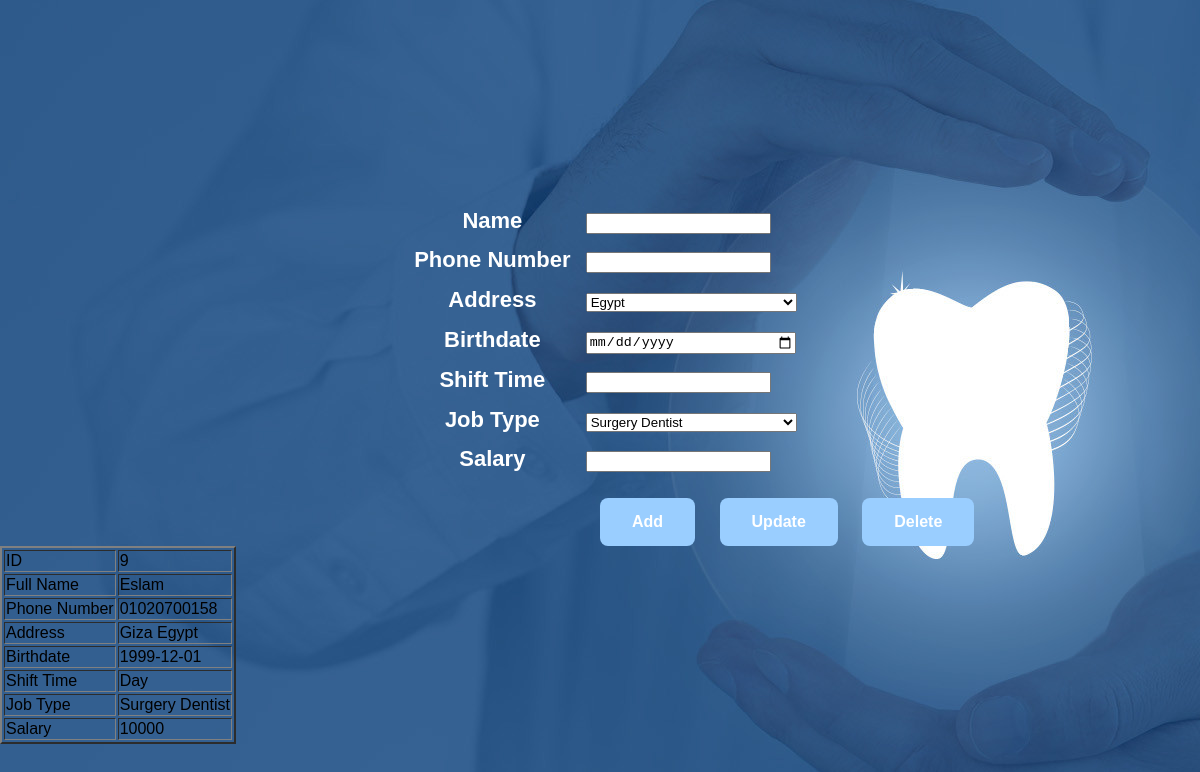
Page /C_Doctor.php?DocID=9 on the committed database.
### tables this page shows
CREATE TABLE IF NOT EXISTS `doctors` (
  `DocID` int(10) NOT NULL AUTO_INCREMENT,
  `Docname` varchar(30) NOT NULL,
  `Docphone` varchar(15) NOT NULL,
  `DocaddressID` int(5) NOT NULL,
  `Docbirthdate` date NOT NULL,
  `Docshifttime` varchar(20) NOT NULL,
  `DocjobtypeID` int(10) NOT NULL,
  `Docsalary` int(10) NOT NULL,
  PRIMARY KEY (`DocID`),
  KEY `doctors_ibfk_2` (`DocaddressID`),
  KEY `doctors_ibfk_1` (`DocjobtypeID`)
);

CREATE TABLE IF NOT EXISTS `jobtype` (
  `JobtypeID` int(10) NOT NULL AUTO_INCREMENT,
  `jobtypename` varchar(20) NOT NULL,
  PRIMARY KEY (`JobtypeID`)
);

### Connection.php (called while the page is built, shortened)
<?php
    class Database{
        public static function GetConnection()
        {
            $Temp = mysqli_connect("localhost", "root", "", "dramanydentalclinic");
            return $Temp;
        }
    }
?>

### M_Doctor.php (called while the page is built, shortened)
<?php
    require_once 'Connection.php';
    require_once 'M_Address.php';
    require_once 'M_JobType.php';
    class Doctor extends Employee
    {
        function __construct($ID)
        {
            if($ID != "")
            {
                $sql = "SELECT * FROM `doctors` WHERE DocID = $ID";
                $connection = Database::GetConnection();
                $DoctorDataset = mysqli_query($connection, $sql) or die(mysqli_error($connection));
                if($row = mysqli_fetch_array($DoctorDataset))
                {
                    $this->ID = $row['DocID'];
                    $this->Name = $row['Docname'];
                    $this->PhoneNumber = $row['Docphone'];
                    $Temp = new Address($row['DocaddressID']);
                    $this->Address = $Temp->Address;
                    $this->Birthdate = $row['Docbirthdate'];
                    $this->ShiftTime = $row['Docshifttime'];
                    $Temp2 = new JobType($row['DocjobtypeID']);
                    $this->JobType = $Temp2->JobTypeName;
                    $this->Salary = $row["Docsalary"];
                }
            }
        }
    }
?>

### M_Address.php (called while the page is built, shortened)
<?php
    require_once 'Connection.php';
    class Address
    {
        function __construct($ID)
        {
            if($ID != "")
            {
                $sql = "SELECT * FROM `address` WHERE $ID = AddressID";
                $connection = Database::GetConnection();
                $AddressDataset = mysqli_query($connection, $sql) or die(mysqli_error());
                if($row = mysqli_fetch_array($AddressDataset))
                {
                    $Temp = "";
                    $this->Address = Address::FillAddress($ID, $Temp);
                }
            }
        }
        public static function FillAddress($ID, &$Temp)
        {
            $connection = Database::GetConnection();
            $sql = "SELECT * FROM `address` WHERE $ID = AddressID";
            $AddressDataset = mysqli_query($connection, $sql) or die(mysqli_error());
            if ($row = mysqli_fetch_array($AddressDataset)) {
                $Temp .= $row['Address']." ";
                if ($row['ParentID'] == 0) {
                    return $Temp;
                }
                else {
                    return Address::FillAddress($row['ParentID'], $Temp);
                }
            }
        }
    }
?>

### M_JobType.php (called while the page is built, shortened)
<?php
    require_once 'Connection.php';
    class JobType
    {
        function __construct($ID)
        {
            if($ID != "")
            {
                $sql = "SELECT * FROM `jobtype` WHERE JobtypeID = $ID";
                $connection = Database::GetConnection();
                $JobTypeDataset = mysqli_query($connection, $sql) or die(mysqli_error($connection));
                if($row = mysqli_fetch_array($JobTypeDataset))
                {
                    $this->JobTypeName = $row['jobtypename'];
                }
            }
        }
    }
?>

### C_Doctor.php (the view, shortened to what this page needs)
<!DOCTYPE html>
    <head>
    <link rel="stylesheet" type="text/css" href="styleDoctor.css">
    </head>
    <body>
        <form action="" method="POST">
             <table class = "DoctorTable">
                    <tr><th>Name</th><td><input type="text" name="name"></td></tr>
                    <tr><th>Phone Number</th><td><input type="number" name="number"></td></tr>
                    <tr><th>Address</th><td>
                        <select name="address" style="width:100%">
                        <?php
                            require_once 'Connection.php';
                            $sql = "SELECT * FROM `address`";
                            $result = mysqli_query(Database::GetConnection(), $sql);
                            while ($row = mysqli_fetch_array($result, MYSQLI_ASSOC)) {
                                echo "<option value='".$row['AddressID']."'>".$row['Address']."</option>";
                            }
                        ?>
                        </select>
                    </td></tr>
                    <tr><th>Birthdate</th><td><input type="date" name="birthdate" style="width:97%"></td></tr>
                    <tr><th>Shift Time</th><td><input type="text" name="shifttime"></td></tr>
                    <tr><th>Job Type</th><td>
                        <select name="jobtype" style="width:100%">
                        <?php
                            require_once 'Connection.php';
                            $sql = "SELECT * FROM `jobtype`";
                            $result = mysqli_query(Database::GetConnection(), $sql);
                            while ($row = mysqli_fetch_array($result, MYSQLI_ASSOC)) {
                                echo "<option value='".$row['JobtypeID']."'>".$row['jobtypename']."</option>";
                            }
                        ?>
                        </select>
                    </td></tr>
                    <tr><th>Salary</th><td><input type="number" name="salary"></td></tr>
            </table>
            <br>
            <button type="submit" name="AddButton" value="Add" id="AddButton">Add</button>
            <button type="submit" name="UpdateButton" value="Update" id="UpdateButton">Update</button>
            <button type="submit" name="DeleteButton" value="Delete" id="DeleteButton">Delete</button>
        </form>
    </body>
</html>
<?php
    require_once 'Connection.php';
    require_once 'M_Doctor.php';
    require_once 'V_Doctor.php';
    if (isset($_REQUEST['DocID'])) {
        $DoctorObject = new Doctor($_REQUEST['DocID']);
        $View = new DoctorView();
        $View->ShowDoctorDetails($DoctorObject);
    }
?>

### V_Doctor.php (shortened to what this page needs)
<?php
    require_once 'M_Doctor.php';
    require_once 'Connection.php';
    class DoctorView
    {
        public function ShowDoctorDetails($DoctorObject)
        {
            echo "<table border=2><tr><td>ID</td><td>".$DoctorObject->ID."</td></tr>";
            echo "<tr><td>Full Name</td><td>".$DoctorObject->Name."</td></tr>";
            echo "<tr><td>Phone Number</td><td>".$DoctorObject->PhoneNumber."</td></tr>";
            echo "<tr><td>Address</td><td>".$DoctorObject->Address."</td></tr>";
            echo "<tr><td>Birthdate</td><td>".$DoctorObject->Birthdate."</td></tr>";
            echo "<tr><td>Shift Time</td><td>".$DoctorObject->ShiftTime."</td></tr>";
            echo "<tr><td>Job Type</td><td>".$DoctorObject->JobType."</td></tr>";
            echo "<tr><td>Salary</td><td>".$DoctorObject->Salary."</td></tr>";
            echo "</table>";
        }
    }
?>

### styleDoctor.css (style rules this page uses)
body { margin: 0; padding: 0; margin-top: 200px; background: url(image.jpg); background-size: Absolute; background-position: center; background-repeat: no-repeat; font-family: sans-serif; }
table.DoctorTable { font-weight: bold; font-size: 22px; color: white; margin-left: auto; margin-right: auto; margin-top: 15%; width: 400px; height: 280px; }
#AddButton { margin-left: 600px; background-color: #9aceff; border: none; color: white; padding: 15px 32px; text-align: center; text-decoration: none; font-weight: bold; display: inline-block; font-size: 16px; border-radius: 8px; cursor: pointer; }
#UpdateButton { margin-left: 20px; background-color: #9aceff; border: none; color: white; padding: 15px 32px; text-align: center; text-decoration: none; font-weight: bold; display: inline-block; font-size: 16px; border-radius: 8px; cursor: pointer; }
#DeleteButton { margin-left: 20px; background-color: #9aceff; border: none; color: white; padding: 15px 32px; text-align: center; text-decoration: none; font-weight: bold; display: inline-block; font-size: 16px; border-radius: 8px; cursor: pointer; }

### rows in the picture
doctors: DocID "9", Docname "Eslam", Docphone "01020700158", Docbirthdate "1999-12-01", Docshifttime "Day", Docsalary "10000"
jobtype: jobtypename "Surgery Dentist"

### other values in the picture
$DoctorObject->Address "Giza Egypt"
form field address "Egypt"
form field jobtype "Surgery Dentist"
